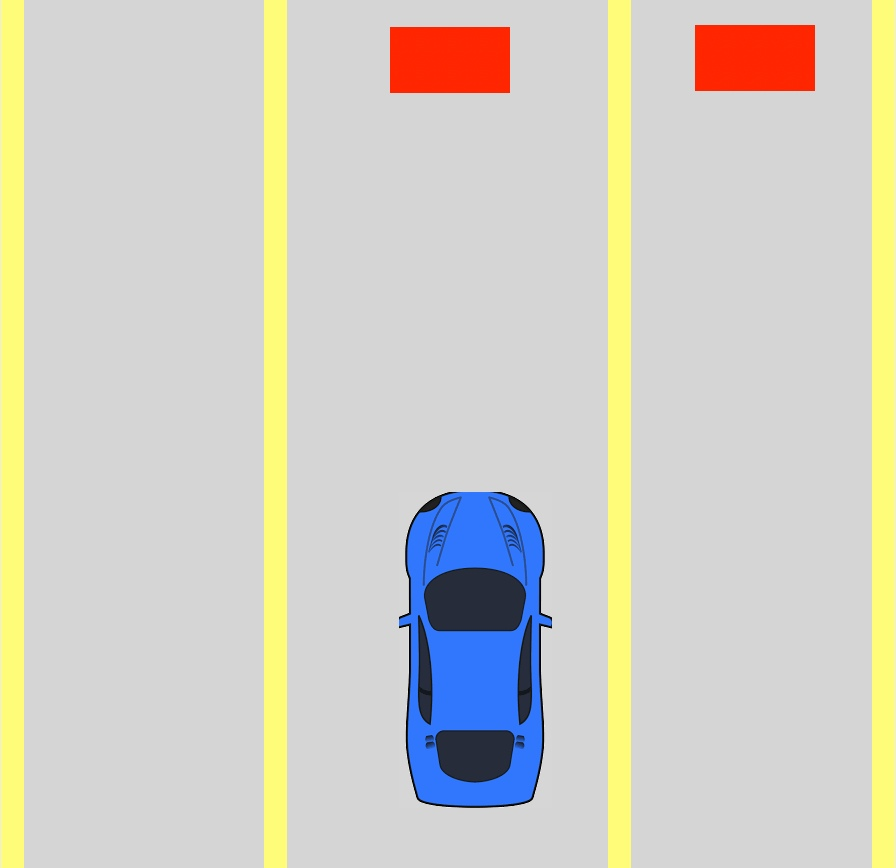
#> input picture ДЗ1/image/image2_2.jpg, 896 x 868 px, found by its file name
$ python 2.py
#> lines starting #> are read from the running program, lines starting #| are printed output that depends on the picture; after the words box and inside, x2 and y2 are one past the last pixel; in counts of white or black regions, pixels touching at a corner belong together
import cv2
import numpy as np
import matplotlib.pyplot as plt

image = cv2.imread('./ДЗ1/image/image2_2.jpg')
#> image is the input picture: shape (868, 896, 3); mean B, G, R 197.7, 207.1, 209.2
image = cv2.cvtColor(image, cv2.COLOR_BGR2RGB)

image_hsv = cv2.cvtColor(image, cv2.COLOR_RGB2HSV)
#> image_hsv: shape (868, 896, 3); mean H, S, V 10.4, 28.3, 216.6

height, width, _ = image.shape
#> height = 868; width = 896


hsv_low_border = (0.04 * 360, 50, 100)
hsv_high_border = (0.08 * 360, 255, 255)

borders = cv2.inRange(image_hsv, hsv_low_border, hsv_high_border)
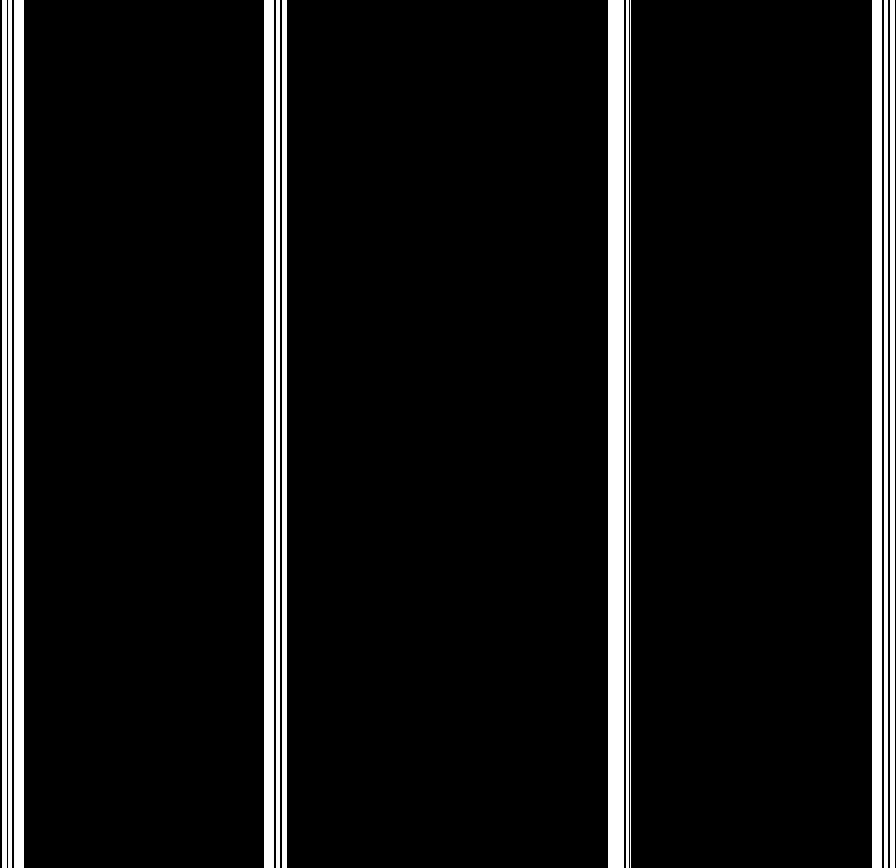
#> borders: shape (868, 896); 8.6% white; 12 white regions, largest, box (x1, y1, x2, y2) and area: (608, 0, 624, 868) 13888, (14, 0, 24, 868) 8680, (264, 0, 274, 868) 8680
borders1 = borders[height//2:height//2+1, :]

prev_white = -999
count_borders = 0
borders_width = []
for i in range(len(borders1[0])):
    if borders1[0][i] != 0:
        if(prev_white+25<i):
            if(count_borders!=0):
                if(prev_white!=-999): borders_width.append([prev_white])
                else: borders_width.append([0])
                borders_width[count_borders-1].append(i)
            count_borders+=1
        prev_white=i
#> after the loop, borders_width = [[23, 264], [286, 608], [630, 872]]; count_borders = 4
open_lines = [1 for i in range(count_borders-1)]
#> open_lines = [1, 1, 1]
#print(borders_width, open_lines)


hsv_low_obstacles = (0.0 * 360, 50, 100)
hsv_high_obstacles = (0.03 * 360, 255, 255)

obstacles = cv2.inRange(image_hsv, hsv_low_obstacles, hsv_high_obstacles)
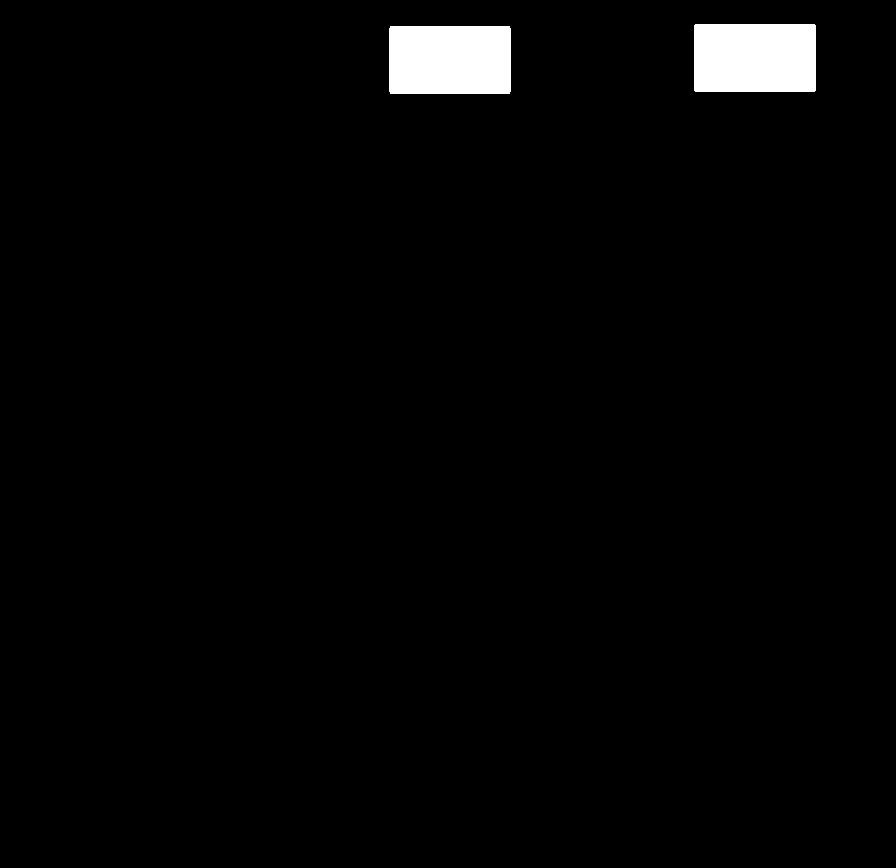
#> obstacles: shape (868, 896); 2.1% white; 2 white regions, box (x1, y1, x2, y2) and area: (694, 24, 816, 92) 8292, (389, 26, 511, 94) 8288

for j in range(len(obstacles)):
    for i in range(len(obstacles[j])):
        if obstacles[j][i] != 0:
            for k in range(count_borders-1):
                if borders_width[k][0] < i < borders_width[k][1]:
                    open_lines[k] = 0
#> after the loop, open_lines = [1, 0, 0]
#print(open_lines)
for i in range(count_borders-1):
    if open_lines[i] == 1:
        print(f'Нужно перестроиться на дорогу номер {i+1}')

$ run again, with ДЗ1/image/image2_1.jpg copied over ДЗ1/image/image2_2.jpg
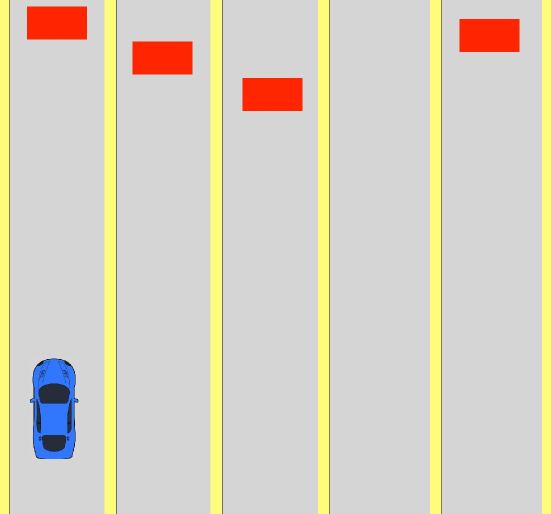
#> input picture ДЗ1/image/image2_1.jpg, 1102 x 1028 px, found by its file name (shown at 1/2 size)
#> image is the input picture: shape (1028, 1102, 3); mean B, G, R 195.1, 210, 215.7
#> image_hsv: shape (1028, 1102, 3); mean H, S, V 9.1, 26.5, 217.7
#> `borders = cv2.inRange(image_hsv, hsv_low_border, hsv_high_border)`:
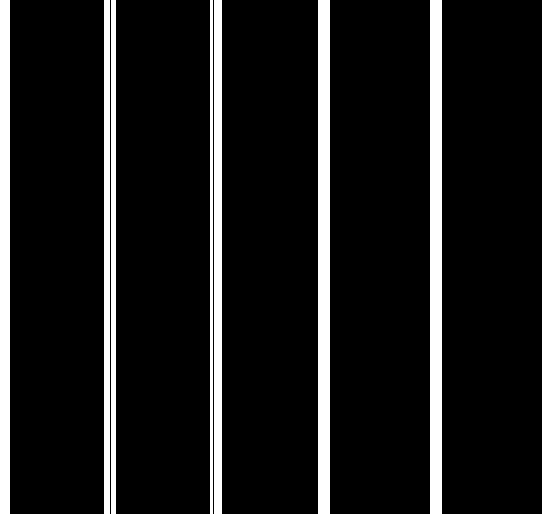
#> borders: shape (1028, 1102) (shown at 1/2 size); 10.9% white; 14 white regions, largest, box (x1, y1, x2, y2) and area: (636, 0, 657, 1028) 21588, (860, 0, 881, 1028) 21588, (1084, 0, 1102, 1028) 18504
#> after the loop `for i in range(len(borders1[0])):`: borders_width = [[18, 208], [231, 421], [443, 636], [658, 860], [882, 1084]]; count_borders = 6
#> `open_lines = [1 for i in range(count_borders-1)]`: open_lines = [1, 1, 1, 1, 1]
#> `obstacles = cv2.inRange(image_hsv, hsv_low_obstacles, hsv_high_obstacl..`:
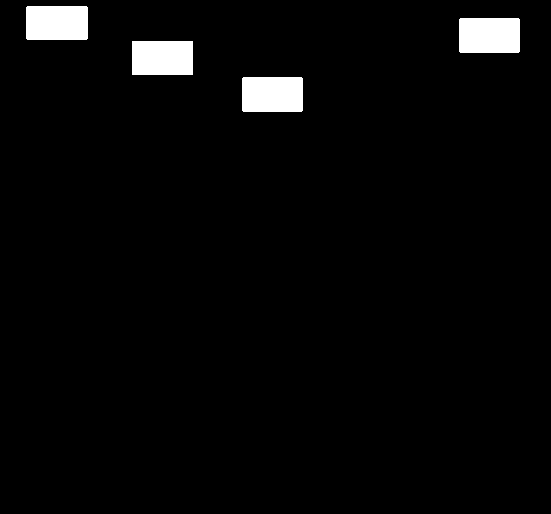
#> obstacles: shape (1028, 1102) (shown at 1/2 size); 2.9% white; 4 white regions, box (x1, y1, x2, y2) and area: (264, 82, 386, 150) 8292, (53, 12, 175, 80) 8288, (918, 37, 1040, 105) 8288, (484, 155, 606, 223) 8288
#> after the loop `for j in range(len(obstacles)):`: open_lines = [0, 0, 0, 1, 0]

$ run again, with ДЗ1/image/image2.jpg copied over ДЗ1/image/image2_2.jpg
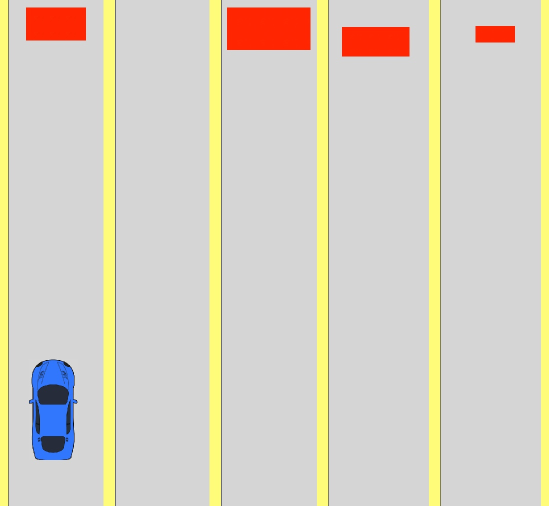
#> input picture ДЗ1/image/image2.jpg, 1098 x 1012 px, found by its file name (shown at 1/2 size)
#> image is the input picture: shape (1012, 1098, 3); mean B, G, R 195.1, 209.5, 215.6
#> image_hsv: shape (1012, 1098, 3); mean H, S, V 11.5, 26.5, 217.6
#> `borders = cv2.inRange(image_hsv, hsv_low_border, hsv_high_border)`:
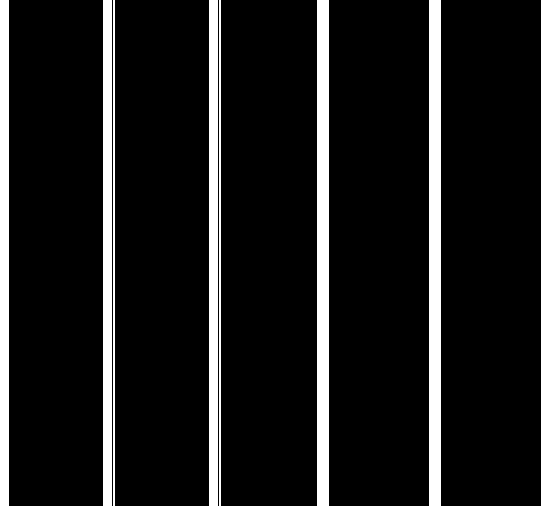
#> borders: shape (1012, 1098) (shown at 1/2 size); 10.3% white; 18 white regions, largest, box (x1, y1, x2, y2) and area: (208, 0, 224, 1012) 16192, (0, 0, 15, 1012) 15180, (640, 0, 655, 1012) 15180
#> after the loop `for i in range(len(borders1[0])):`: borders_width = [[16, 206], [229, 418], [441, 634], [656, 858], [880, 1082]]; count_borders = 6
#> `open_lines = [1 for i in range(count_borders-1)]`: open_lines = [1, 1, 1, 1, 1]
#> `obstacles = cv2.inRange(image_hsv, hsv_low_obstacles, hsv_high_obstacl..`:
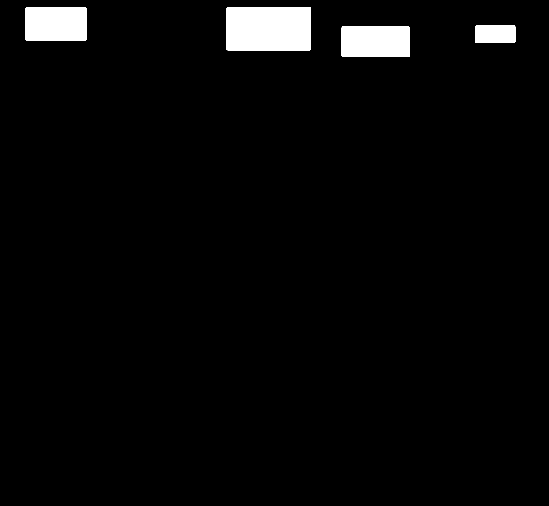
#> obstacles: shape (1012, 1098) (shown at 1/2 size); 3.1% white; 4 white regions, box (x1, y1, x2, y2) and area: (453, 14, 622, 101) 14696, (683, 53, 820, 114) 8350, (51, 14, 173, 82) 8288, (950, 51, 1031, 86) 2828
#> after the loop `for j in range(len(obstacles)):`: open_lines = [0, 1, 0, 0, 0]
